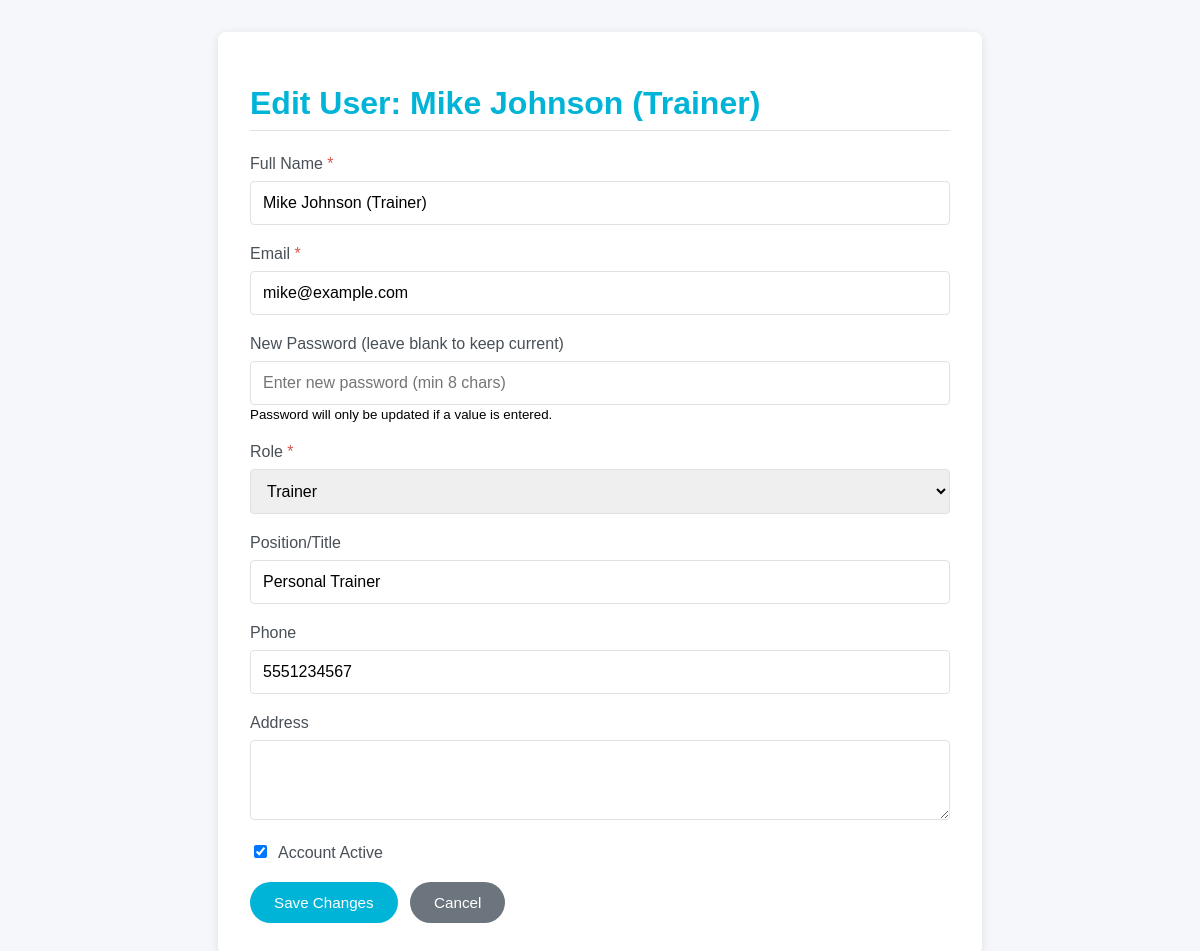
The page /edit_staff.php?id=3 (signed in) on the database its author committed.
### tables this page shows
CREATE TABLE users (
    id INT PRIMARY KEY AUTO_INCREMENT,
    name VARCHAR(100) NOT NULL,
    email VARCHAR(100) UNIQUE NOT NULL,
    password VARCHAR(255) NOT NULL,
    role ENUM('customer', 'trainer', 'staff', 'admin', 'manager') DEFAULT 'customer',  
    position VARCHAR(100),  
    phone VARCHAR(20),
    address TEXT,
    profile_photo VARCHAR(255),  
    date_of_birth DATE,
    gender ENUM('male', 'female', 'other', 'prefer_not_to_say'),
    height DECIMAL(5,2) COMMENT 'in cm',
    weight DECIMAL(5,2) COMMENT 'in kg',
    fitness_goals TEXT,  
    health_conditions TEXT,  
    bio TEXT,  
    specialization VARCHAR(255),  
    is_active BOOLEAN DEFAULT TRUE,  
    last_login DATETIME,
    created_at TIMESTAMP DEFAULT CURRENT_TIMESTAMP,
    updated_at TIMESTAMP DEFAULT CURRENT_TIMESTAMP ON UPDATE CURRENT_TIMESTAMP,
    INDEX (email),
    INDEX (role),
    INDEX (is_active)
);

### edit_staff.php (the view, shortened to what this page needs)
<?php
require_once __DIR__ . '/config.php';
$user_to_edit = null;
$user_id = null;
if (isset($_GET['id'])) {
    $user_id = filter_var($_GET['id'], FILTER_VALIDATE_INT);
    if ($user_id) {
        try {
            $stmt = $pdo->prepare("SELECT * FROM users WHERE id = ?");
            $stmt->execute([$user_id]);
            $user_to_edit = $stmt->fetch();
        } catch (PDOException $e) {
            $error = "Error fetching user data: " . $e->getMessage();
            error_log($error);
        }
    } else {
        $_SESSION['error'] = "Invalid User ID.";
        header("Location: admin_dashboard.php#staff-management");
        exit;
    }
} else {
     $_SESSION['error'] = "No User ID specified for editing.";
     header("Location: admin_dashboard.php#staff-management");
     exit;
}
?>
<!DOCTYPE html>
<html lang="en">
<head>
    <link rel="stylesheet" href="https://cdnjs.cloudflare.com/ajax/libs/font-awesome/6.4.0/css/all.min.css">
</head>
<body>
    <div class="container">
        <h1>Edit User: <?= htmlspecialchars($user_to_edit['name'] ?? 'N/A') ?></h1>
        <?php if ($user_to_edit): ?>
            <form method="POST" action="edit_staff.php?id=<?= $user_id ?>">
                <div class="form-group">
                    <label for="name" class="required">Full Name</label>
                    <input type="text" id="name" name="name" required value="<?= htmlspecialchars($user_to_edit['name'] ?? '') ?>">
                </div>
                <div class="form-group">
                    <label for="email" class="required">Email</label>
                    <input type="email" id="email" name="email" required value="<?= htmlspecialchars($user_to_edit['email'] ?? '') ?>">
                </div>
                <div class="form-group">
                    <label for="password">New Password (leave blank to keep current)</label>
                    <input type="password" id="password" name="password" placeholder="Enter new password (min 8 chars)">
                     <small>Password will only be updated if a value is entered.</small>
                </div>
                <div class="form-group">
                    <label for="role" class="required">Role</label>
                    <select id="role" name="role" required>
                        <option value="trainer" <?= ($user_to_edit['role'] ?? '') == 'trainer' ? 'selected' : '' ?>>Trainer</option>
                    </select>
                </div>
                 <div class="form-group">
                    <label for="position">Position/Title</label>
                    <input type="text" id="position" name="position" value="<?= htmlspecialchars($user_to_edit['position'] ?? '') ?>" placeholder="e.g., Personal Trainer, Front Desk">
                </div>
                 <div class="form-group">
                    <label for="phone">Phone</label>
                    <input type="text" id="phone" name="phone" value="<?= htmlspecialchars($user_to_edit['phone'] ?? '') ?>">
                </div>
                 <div class="form-group">
                    <label for="address">Address</label>
                    <textarea id="address" name="address"><?= htmlspecialchars($user_to_edit['address'] ?? '') ?></textarea>
                </div>
                 <div class="form-group form-check">
                    <input type="checkbox" id="is_active" name="is_active" value="1" class="form-check-input" <?= ($user_to_edit['is_active'] ?? 0) == 1 ? 'checked' : '' ?>>
                    <label for="is_active" class="form-check-label">Account Active</label>
                 </div>
                <button type="submit" name="update_staff" class="btn btn-primary">Save Changes</button>
                <a href="admin_dashboard.php#staff-management" class="btn btn-secondary">Cancel</a>
            </form>
        <?php else: ?>
            <p>Could not load user data.</p>
             <a href="admin_dashboard.php#staff-management" class="btn btn-secondary">Back to Dashboard</a>
        <?php endif; ?>
    </div>
</body>
</html>

### edit_staff.php (style rules this page uses)
:root { --primary-color: #00b4d8; --secondary-color: #6c757d; --danger-color: #d9534f; --success-color: #5cb85c; --light-bg: #f8f9fa; --border-color: #dee2e6; }
body { font-family: 'Poppins', sans-serif; background-color: #f5f7fa; margin: 0; padding: 0; }
.container { max-width: 700px; margin: 2rem auto; padding: 2rem; background: white; border-radius: 8px; box-shadow: 0 2px 10px rgba(0,0,0,0.1); }
h1 { color: var(--primary-color); margin-bottom: 1.5rem; border-bottom: 1px solid var(--border-color); padding-bottom: 0.5rem; font-weight: 600; }
.form-group { margin-bottom: 1.25rem; }
label { display: block; margin-bottom: 0.5rem; font-weight: 500; color: #495057; }
input[type="text"], input[type="email"], input[type="password"], select, textarea { width: 100%; padding: 0.75rem; border: 1px solid var(--border-color); border-radius: 4px; font-size: 1rem; box-sizing: border-box; transition: border-color 0.3s; }
textarea { min-height: 80px; resize: vertical; }
.form-check { display: flex; align-items: center; gap: 0.5rem; }
.form-check-input { width: auto; margin-top: 0; }
.form-check-label { margin-bottom: 0; }
.btn { display: inline-block; padding: 0.75rem 1.5rem; border: none; border-radius: 50px; cursor: pointer; font-size: 0.95rem; font-weight: 500; text-decoration: none; transition: all 0.3s; }
.btn-primary { background-color: var(--primary-color); color: white; }
.btn-secondary { background-color: var(--secondary-color); color: white; margin-left: 0.5rem; }
.required:after { content: " *"; color: var(--danger-color); }

### rows shown on the page
users: name "Mike Johnson (Trainer)", email "mike@example.com", role "Trainer", position "Personal Trainer", phone "5551234567", is_active "☑"
